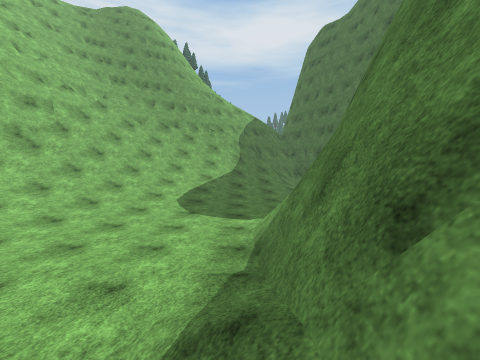
[1] (above)

14 first-person views from a walk through a scene from a Unity 3-D project. The camera is 1.2 m above the floor, tilts 2° down and sees 90° across. The floor is counted in squares, 2 m on a side. Each view is taken from the middle of a square. On the plan, view 1 faces up. The plan holds only what a view shows up to about 9 squares ahead; the rest is blank. The place goes on beyond the plan. Some trees and plants on the terrain are drawn as simple stand-ins. Surface patterns are stand-ins for the level's own textures.

[2]
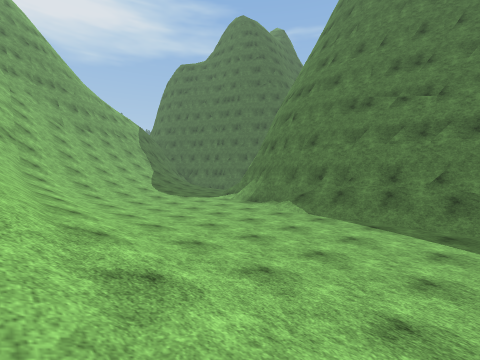

[3]
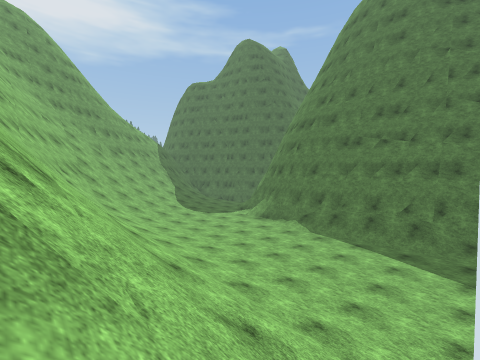

[4]
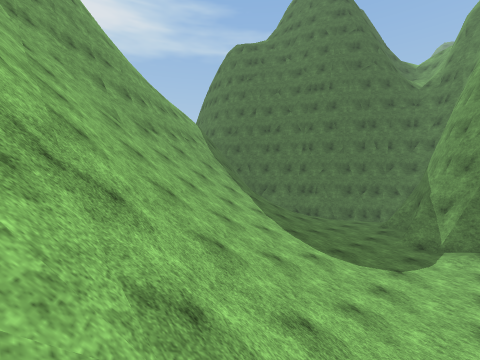

[5]
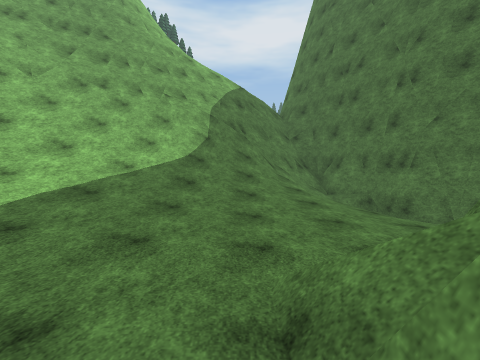

[6]
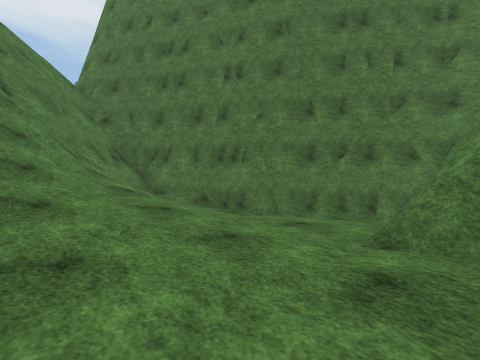

[7]
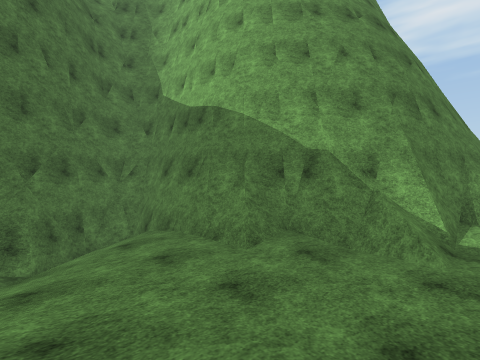

[8]
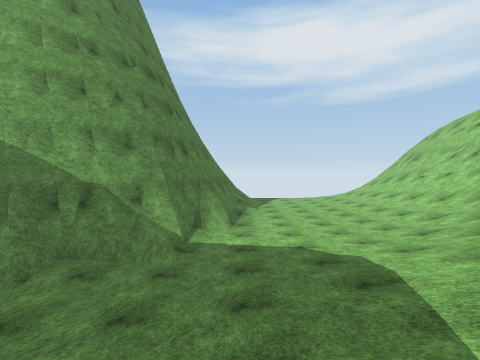

[9]
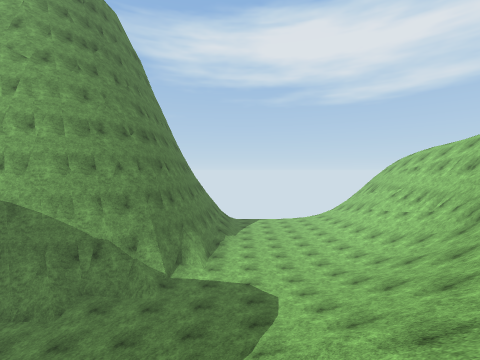

[10]
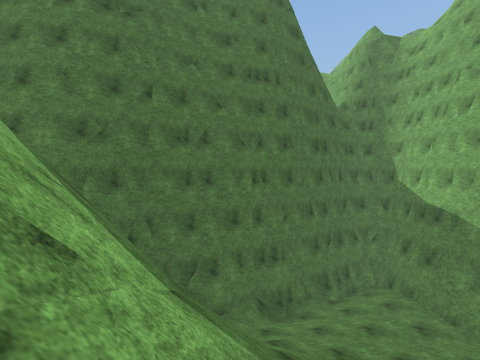

[11]
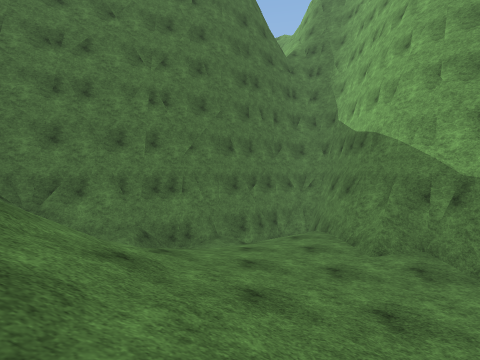

[12]
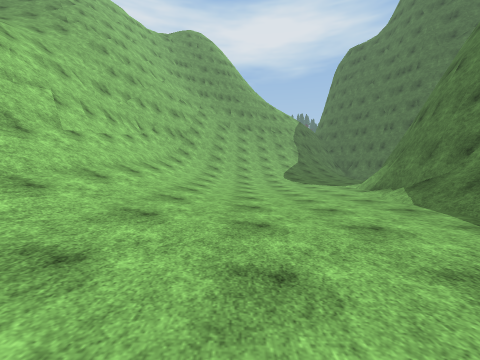

[13]
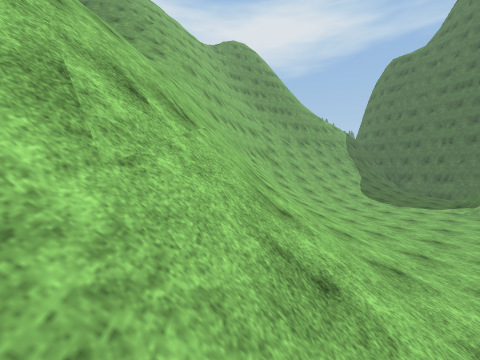

[14]
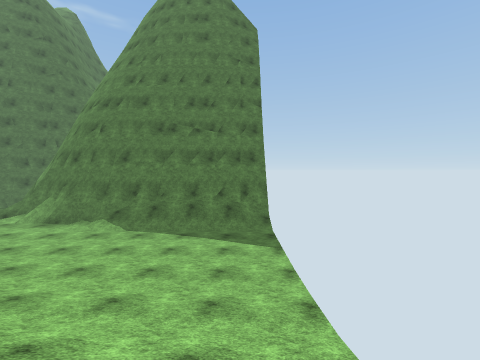

### Floor plan
Key: @ floor where view 1 was taken; # wall or solid block; . main floor; : floor 0.5 m higher than the main floor; / step, stairs or slope; = window, fence, low wall or low ledge; v drop or lower ground.
Columns run from 12 left of view 1 to 8 right of it. Each row starts with its distance up from view 1.
 15              #####
 14         #######=/#
 13       ####///////##
 12      ###//////////#
 11      #////////////##
 10      #/////////:.//#
  9      #////////::.//##
  8      #//////:::...//#
  7     ##/////:::.:#####
  6     ##////:::./##
  5 //=##////::../##
  4 ///v#///::...##
  3  //v#///:....#
  2   /##//::.../#
  1   /#///::.../#
  0   /#///::...@#
 -1   /#///::.../#
 -2   /#///::.../#
 -3    ////:..../#
 -4    // ::....:#

Positions as (right, up) in squares from view 1, and headings:
1: (0, 0), facing up
2: (-7, -3), facing up-right
3: (-9, -4), facing up-right
4: (-7, 5), facing up-right
5: (1, 5), facing up
6: (1, 7), facing up-right
7: (1, 10), facing down-right
8: (0, 11), facing down
9: (-1, 13), facing down
10: (-2, 13), facing right
11: (-1, 10), facing right
12: (-4, -4), facing up
13: (-8, -4), facing up
14: (-8, -3), facing right
